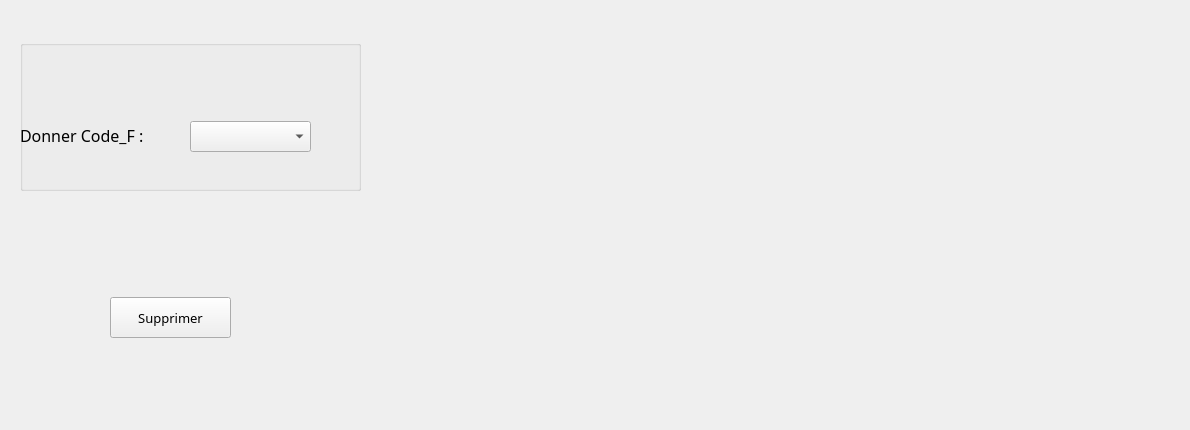
        <widget class="QWidget" name="supprim">
         <attribute name="icon">
          <iconset>
           <normaloff>../Images/mmminus.png</normaloff>../Images/mmminus.png</iconset>
         </attribute>
         <attribute name="title">
          <string>Supprimer</string>
         </attribute>
         <widget class="QLabel" name="label_3">
          <property name="geometry">
           <rect>
            <x>380</x>
            <y>50</y>
            <width>801</width>
            <height>371</height>
           </rect>
          </property>
          <property name="text">
           <string/>
          </property>
          <property name="pixmap">
           <pixmap>../Images/livraison-fournisseurs-achats-gestion-commerciale.png</pixmap>
          </property>
         </widget>
         <widget class="QPushButton" name="Supprimer">
          <property name="geometry">
           <rect>
            <x>110</x>
            <y>297</y>
            <width>121</width>
            <height>41</height>
           </rect>
          </property>
          <property name="font">
           <font>
            <family>MV Boli</family>
            <pointsize>10</pointsize>
           </font>
          </property>
          <property name="text">
           <string>Supprimer</string>
          </property>
          <property name="icon">
           <iconset>
            <normaloff>../Images/mmminus.png</normaloff>../Images/mmminus.png</iconset>
          </property>
         </widget>
         <widget class="QGroupBox" name="groupBox_3">
          <property name="enabled">
           <bool>true</bool>
          </property>
          <property name="geometry">
           <rect>
            <x>20</x>
            <y>40</y>
            <width>341</width>
            <height>151</height>
           </rect>
          </property>
          <property name="mouseTracking">
           <bool>false</bool>
          </property>
          <property name="autoFillBackground">
           <bool>false</bool>
          </property>
          <property name="title">
           <string/>
          </property>
          <property name="flat">
           <bool>true</bool>
          </property>
          <property name="checkable">
           <bool>false</bool>
          </property>
          <widget class="QLabel" name="label_8">
           <property name="geometry">
            <rect>
             <x>0</x>
             <y>80</y>
             <width>161</width>
             <height>31</height>
            </rect>
           </property>
           <property name="font">
            <font>
             <family>MV Boli</family>
             <pointsize>10</pointsize>
            </font>
           </property>
           <property name="text">
            <string>&lt;html&gt;&lt;head/&gt;&lt;body&gt;&lt;p&gt;&lt;span style=&quot; font-size:12pt;&quot;&gt;Donner Code_F :&lt;/span&gt;&lt;/p&gt;&lt;/body&gt;&lt;/html&gt;</string>
           </property>
          </widget>
          <widget class="QComboBox" name="comboBox_supprim">
           <property name="geometry">
            <rect>
             <x>170</x>
             <y>81</y>
             <width>121</width>
             <height>31</height>
            </rect>
           </property>
           <property name="font">
            <font>
             <pointsize>10</pointsize>
            </font>
           </property>
          </widget>
         </widget>
        </widget>
